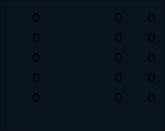
      <widget class="QFrame" name="ff2">
       <property name="geometry">
        <rect>
         <x>210</x>
         <y>30</y>
         <width>165</width>
         <height>131</height>
        </rect>
       </property>
       <property name="font">
        <font>
         <pointsize>11</pointsize>
        </font>
       </property>
       <property name="styleSheet">
        <string notr="true">background-color: rgb(10,20, 30);</string>
       </property>
       <property name="frameShape">
        <enum>QFrame::StyledPanel</enum>
       </property>
       <property name="frameShadow">
        <enum>QFrame::Raised</enum>
       </property>
       <widget class="QLabel" name="sq1">
        <property name="geometry">
         <rect>
          <x>10</x>
          <y>10</y>
          <width>30</width>
          <height>15</height>
         </rect>
        </property>
        <property name="font">
         <font>
          <pointsize>10</pointsize>
         </font>
        </property>
        <property name="text">
         <string>0</string>
        </property>
        <property name="alignment">
         <set>Qt::AlignRight|Qt::AlignTrailing|Qt::AlignVCenter</set>
        </property>
       </widget>
       <widget class="QLabel" name="sq2">
        <property name="geometry">
         <rect>
          <x>10</x>
          <y>30</y>
          <width>30</width>
          <height>15</height>
         </rect>
        </property>
        <property name="font">
         <font>
          <pointsize>10</pointsize>
         </font>
        </property>
        <property name="text">
         <string>0</string>
        </property>
        <property name="alignment">
         <set>Qt::AlignRight|Qt::AlignTrailing|Qt::AlignVCenter</set>
        </property>
       </widget>
       <widget class="QLabel" name="sq3">
        <property name="geometry">
         <rect>
          <x>10</x>
          <y>50</y>
          <width>30</width>
          <height>15</height>
         </rect>
        </property>
        <property name="font">
         <font>
          <pointsize>10</pointsize>
         </font>
        </property>
        <property name="text">
         <string>0</string>
        </property>
        <property name="alignment">
         <set>Qt::AlignRight|Qt::AlignTrailing|Qt::AlignVCenter</set>
        </property>
       </widget>
       <widget class="QLabel" name="sq4">
        <property name="geometry">
         <rect>
          <x>10</x>
          <y>70</y>
          <width>30</width>
          <height>15</height>
         </rect>
        </property>
        <property name="font">
         <font>
          <pointsize>10</pointsize>
         </font>
        </property>
        <property name="text">
         <string>0</string>
        </property>
        <property name="alignment">
         <set>Qt::AlignRight|Qt::AlignTrailing|Qt::AlignVCenter</set>
        </property>
       </widget>
       <widget class="QLabel" name="sq5">
        <property name="geometry">
         <rect>
          <x>10</x>
          <y>90</y>
          <width>30</width>
          <height>15</height>
         </rect>
        </property>
        <property name="font">
         <font>
          <pointsize>10</pointsize>
         </font>
        </property>
        <property name="text">
         <string>0</string>
        </property>
        <property name="alignment">
         <set>Qt::AlignRight|Qt::AlignTrailing|Qt::AlignVCenter</set>
        </property>
       </widget>
       <widget class="QLabel" name="sp3">
        <property name="geometry">
         <rect>
          <x>55</x>
          <y>50</y>
          <width>67</width>
          <height>15</height>
         </rect>
        </property>
        <property name="font">
         <font>
          <pointsize>10</pointsize>
         </font>
        </property>
        <property name="text">
         <string>0</string>
        </property>
        <property name="alignment">
         <set>Qt::AlignRight|Qt::AlignTrailing|Qt::AlignVCenter</set>
        </property>
       </widget>
       <widget class="QLabel" name="sp1">
        <property name="geometry">
         <rect>
          <x>55</x>
          <y>10</y>
          <width>67</width>
          <height>15</height>
         </rect>
        </property>
        <property name="font">
         <font>
          <pointsize>10</pointsize>
         </font>
        </property>
        <property name="text">
         <string>0</string>
        </property>
        <property name="alignment">
         <set>Qt::AlignRight|Qt::AlignTrailing|Qt::AlignVCenter</set>
        </property>
       </widget>
       <widget class="QLabel" name="sp5">
        <property name="geometry">
         <rect>
          <x>55</x>
          <y>90</y>
          <width>67</width>
          <height>15</height>
         </rect>
        </property>
        <property name="font">
         <font>
          <pointsize>10</pointsize>
         </font>
        </property>
        <property name="text">
         <string>0</string>
        </property>
        <property name="alignment">
         <set>Qt::AlignRight|Qt::AlignTrailing|Qt::AlignVCenter</set>
        </property>
       </widget>
       <widget class="QLabel" name="sp4">
        <property name="geometry">
         <rect>
          <x>55</x>
          <y>70</y>
          <width>67</width>
          <height>15</height>
         </rect>
        </property>
        <property name="font">
         <font>
          <pointsize>10</pointsize>
         </font>
        </property>
        <property name="text">
         <string>0</string>
        </property>
        <property name="alignment">
         <set>Qt::AlignRight|Qt::AlignTrailing|Qt::AlignVCenter</set>
        </property>
       </widget>
       <widget class="QLabel" name="sp2">
        <property name="geometry">
         <rect>
          <x>55</x>
          <y>30</y>
          <width>67</width>
          <height>15</height>
         </rect>
        </property>
        <property name="font">
         <font>
          <pointsize>10</pointsize>
         </font>
        </property>
        <property name="text">
         <string>0</string>
        </property>
        <property name="alignment">
         <set>Qt::AlignRight|Qt::AlignTrailing|Qt::AlignVCenter</set>
        </property>
       </widget>
       <widget class="QLabel" name="ns3">
        <property name="geometry">
         <rect>
          <x>130</x>
          <y>50</y>
          <width>25</width>
          <height>15</height>
         </rect>
        </property>
        <property name="font">
         <font>
          <pointsize>10</pointsize>
         </font>
        </property>
        <property name="text">
         <string>0</string>
        </property>
        <property name="alignment">
         <set>Qt::AlignRight|Qt::AlignTrailing|Qt::AlignVCenter</set>
        </property>
       </widget>
       <widget class="QLabel" name="ns1">
        <property name="geometry">
         <rect>
          <x>130</x>
          <y>10</y>
          <width>25</width>
          <height>15</height>
         </rect>
        </property>
        <property name="font">
         <font>
          <pointsize>10</pointsize>
         </font>
        </property>
        <property name="text">
         <string>0</string>
        </property>
        <property name="alignment">
         <set>Qt::AlignRight|Qt::AlignTrailing|Qt::AlignVCenter</set>
        </property>
       </widget>
       <widget class="QLabel" name="ns5">
        <property name="geometry">
         <rect>
          <x>130</x>
          <y>90</y>
          <width>25</width>
          <height>15</height>
         </rect>
        </property>
        <property name="font">
         <font>
          <pointsize>10</pointsize>
         </font>
        </property>
        <property name="text">
         <string>0</string>
        </property>
        <property name="alignment">
         <set>Qt::AlignRight|Qt::AlignTrailing|Qt::AlignVCenter</set>
        </property>
       </widget>
       <widget class="QLabel" name="ns4">
        <property name="geometry">
         <rect>
          <x>130</x>
          <y>70</y>
          <width>25</width>
          <height>15</height>
         </rect>
        </property>
        <property name="font">
         <font>
          <pointsize>10</pointsize>
         </font>
        </property>
        <property name="text">
         <string>0</string>
        </property>
        <property name="alignment">
         <set>Qt::AlignRight|Qt::AlignTrailing|Qt::AlignVCenter</set>
        </property>
       </widget>
       <widget class="QLabel" name="ns2">
        <property name="geometry">
         <rect>
          <x>130</x>
          <y>30</y>
          <width>25</width>
          <height>15</height>
         </rect>
        </property>
        <property name="font">
         <font>
          <pointsize>10</pointsize>
         </font>
        </property>
        <property name="text">
         <string>0</string>
        </property>
        <property name="alignment">
         <set>Qt::AlignRight|Qt::AlignTrailing|Qt::AlignVCenter</set>
        </property>
       </widget>
      </widget>
